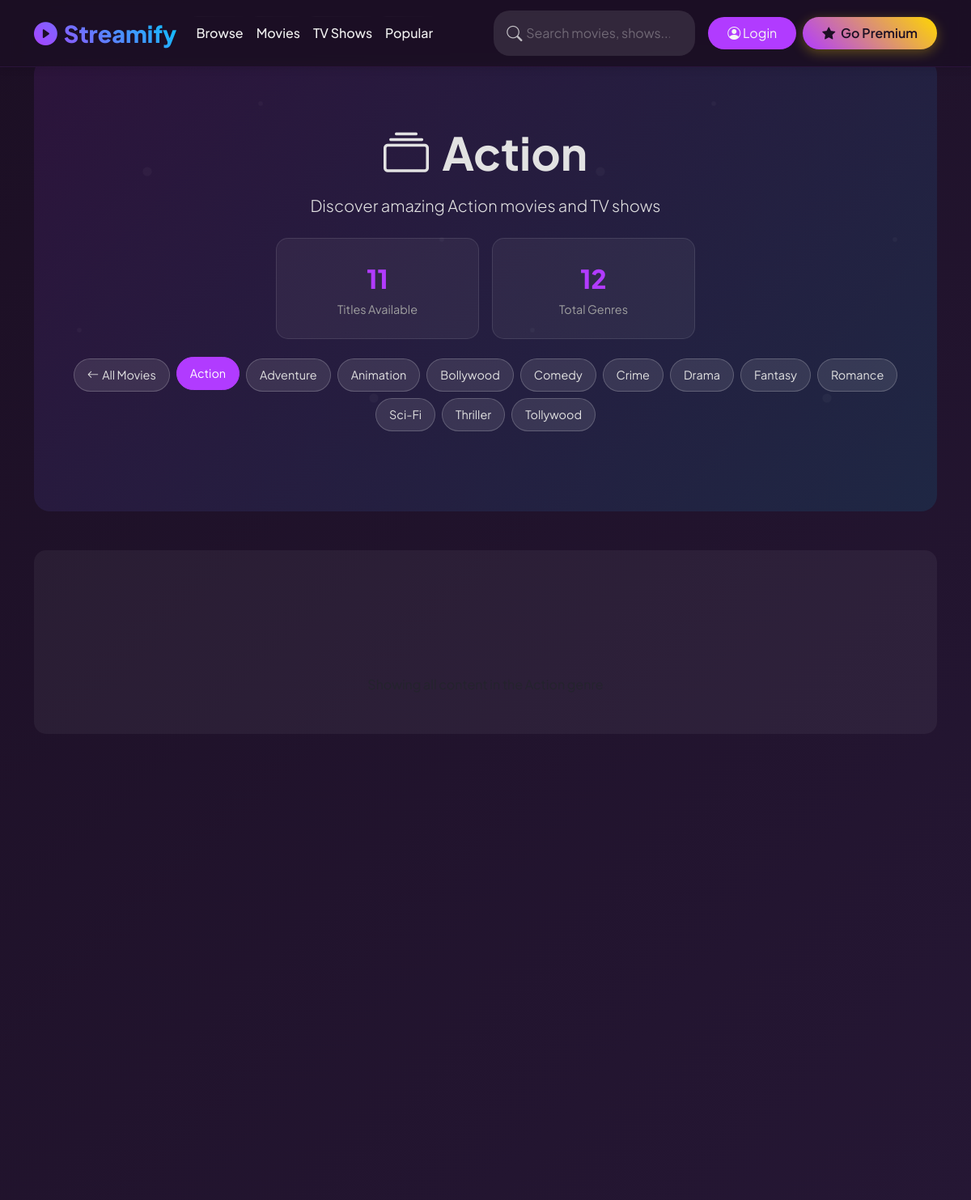
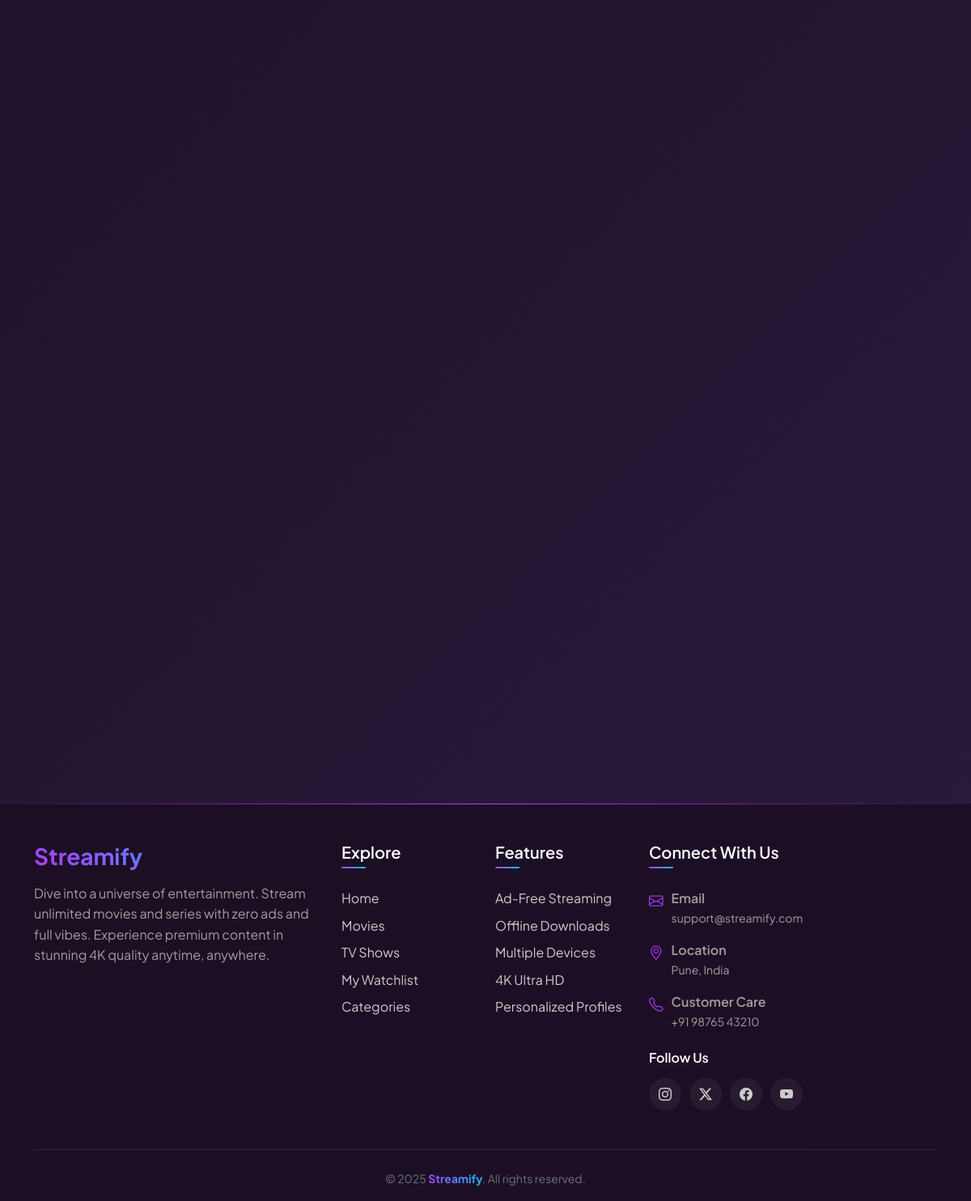
The app's page /category.php with its own data (2 pictures, top to bottom).
### tables this page shows
CREATE TABLE IF NOT EXISTS `categories` (
  `category_id` int(11) NOT NULL AUTO_INCREMENT,
  `name` varchar(50) NOT NULL,
  PRIMARY KEY (`category_id`),
  UNIQUE KEY `name` (`name`)
);

### category.php (the view, shortened to what this page needs)
<?php
require_once "db.php";
$category_id = $_GET['id'] ?? 1;
$category_sql = "SELECT name FROM categories WHERE category_id = ?";
$stmt = $conn->prepare($category_sql);
$stmt->bind_param("i", $category_id);
$stmt->execute();
$category = $stmt->get_result()->fetch_assoc();
$content_sql = "
    SELECT c.content_id, c.title, c.description, CONCAT('admin/', c.thumbnail_url) AS thumbnail_url,
           c.banner_url, c.rating, c.release_year, c.views, c.featured, c.is_premium,
           GROUP_CONCAT(cat.name ORDER BY cat.name SEPARATOR ', ') as categories
    FROM content c
    JOIN content_categories cc ON c.content_id = cc.content_id
    JOIN categories cat ON cc.category_id = cat.category_id
    WHERE cc.category_id = ?
    GROUP BY c.content_id
    ORDER BY c.views DESC";
$stmt = $conn->prepare($content_sql);
$stmt->bind_param("i", $category_id);
$stmt->execute();
$content = $stmt->get_result()->fetch_all(MYSQLI_ASSOC);
$total_content = count($content);
$categories_sql = "SELECT category_id, name FROM categories ORDER BY name";
$categories_result = $conn->query($categories_sql);
$all_categories = $categories_result->fetch_all(MYSQLI_ASSOC);
?>
<!DOCTYPE html>
<html lang="en">
<head>
    <link href="https://cdn.jsdelivr.net/npm/bootstrap@5.3.3/dist/css/bootstrap.min.css" rel="stylesheet">
    <link rel="stylesheet" href="https://cdn.jsdelivr.net/npm/bootstrap-icons@1.11.1/font/bootstrap-icons.css">
    <link rel="stylesheet" href="style.css">
</head>
<body class="pt-5">
    <?php include "header.php"; ?>
    <div class="container mt-4">
        <div class="hero-section">
            <div class="hero-content text-center">
                <h1 class="display-4 fw-bold mb-3">
                    <i class="bi bi-collection me-3"></i><?= htmlspecialchars($category['name']) ?>
                </h1>
                <p class="lead mb-4">Discover amazing <?= htmlspecialchars($category['name']) ?> movies and TV shows</p>
                <div class="row g-3 mb-4 justify-content-center">
                    <div class="col-md-3 col-6">
                        <div class="stats-card">
                            <div class="stats-number"><?= $total_content ?></div>
                            <div class="stats-label">Titles Available</div>
                        </div>
                    </div>
                    <div class="col-md-3 col-6">
                        <div class="stats-card">
                            <div class="stats-number"><?= count($all_categories) ?></div>
                            <div class="stats-label">Total Genres</div>
                        </div>
                    </div>
                </div>
                <div class="genre-filter">
                    <a href="movies.php" class="genre-btn">
                        <i class="bi bi-arrow-left me-1"></i>All Movies
                    </a>
                    <?php foreach ($all_categories as $cat): ?>
                        <a href="category.php?id=<?= $cat['category_id'] ?>"
                           class="genre-btn <?= $category_id == $cat['category_id'] ? 'active' : '' ?>">
                            <?= htmlspecialchars($cat['name']) ?>
                        </a>
                    <?php endforeach; ?>
                </div>
            </div>
        </div>
        <div class="filter-results-header">
            <p class="text-muted">Showing all content in the <?= htmlspecialchars($category['name']) ?> genre</p>
        </div>
        <?php if (empty($content)): ?>
            <div class="no-results">
                <i class="bi bi-film display-1 text-muted mb-3"></i>
                <h3>No Content Found</h3>
                <p class="text-muted">We're adding more <?= htmlspecialchars($category['name']) ?> content soon!</p>
                <a href="movies.php" class="btn btn-streamify mt-3">
                    <i class="bi bi-arrow-left me-1"></i>Back to All Movies
                </a>
            </div>
        <?php else: ?>
            <div class="content-grid">
            </div>
        <?php endif; ?>
    </div>
    <?php include "footer.php"; ?>
</body>
</html>

### style.css (style rules this page uses)
:root { --primary-color: #b13bff; --primary-hover: #9d00ff; --secondary-color: #00ccff; --dark-bg: #1c0f24; --darker-bg: #140a1f; --card-bg: #2a1b3d; --text-light: #f0f0f0; --text-muted: #bbb; --streamify-primary: #b13bff; --streamify-secondary: #00ccff; --streamify-dark: #1c0f24; --streamify-darker: #0a0a0a; --streamify-light: #f8f9fa; --streamify-text: #e2e2e2; --streamify-text-muted: #a0a0a0; --streamify-card-bg: rgba(255, 255, 255, 0.05); --streamify-card-border: rgba(255, 255, 255, 0.1); --primary-gradient: linear-gradient(45deg, var(--primary-color), var(--secondary-color)); --dark-gradient: linear-gradient(135deg, var(--dark-bg) 0%, var(--card-bg) 100%); --hero-gradient: linear-gradient(135deg, rgba(0,0,0,0.85) 0%, rgba(0,0,0,0.75) 100%); --border-radius-sm: 10px; --border-radius: 15px; --border-radius-lg: 20px; --border-radius-xl: 50px; }
* { margin: 0; padding: 0; box-sizing: border-box; }
body { background: var(--dark-gradient); font-family: "Plus Jakarta Sans", sans-serif; color: var(--text-light); padding-top: 70px; min-height: 100vh; line-height: 1.6; }
.hero-section { background: var(--hero-gradient); background-size: cover; background-position: center; background-attachment: fixed; padding: 3rem 0; position: relative; overflow: hidden; min-height: 70vh; display: flex; align-items: center; }
.hero-section::before { content: ''; position: absolute; top: 0; left: 0; width: 100%; height: 100%; background: radial-gradient(circle at 75% 30%, rgba(120, 119, 198, 0.3) 0%, transparent 50%); pointer-events: none; }
.hero-content { position: relative; z-index: 2; }
.genre-filter { display: flex; gap: 0.5rem; flex-wrap: wrap; margin-bottom: 1rem; }
.genre-btn { background: rgba(255, 255, 255, 0.1); border: 1px solid rgba(255, 255, 255, 0.2); color: var(--text-light); padding: 0.5rem 1rem; border-radius: 25px; text-decoration: none; transition: all 0.3s ease; font-size: 0.9rem; }
.genre-btn:hover, .genre-btn.active { background: var(--primary-color); border-color: var(--primary-color); color: white; transform: translateY(-2px); }
.stats-card { background: rgba(255, 255, 255, 0.05); border: 1px solid rgba(255, 255, 255, 0.1); border-radius: var(--border-radius); padding: 1.5rem; text-align: center; transition: all 0.3s ease; }
.stats-number { font-size: 2rem; font-weight: 800; color: var(--primary-color); }
.stats-label { color: var(--text-muted); font-size: 0.9rem; }
html { scroll-behavior: smooth; }

### header.php (style rules this page uses)
:root { --streamify-primary: #b13bff; --streamify-gold: #ffd700; --streamify-premium: linear-gradient(135deg, #b13bff, #ffd700, #00ccff); --streamify-dark: #1c0f24; --streamify-light: #f8f9fa; }

### records on screen
categories: name "Action"
categories: name "Adventure"
categories: name "Animation"
categories: name "Bollywood"
categories: name "Comedy"
categories: name "Crime"
categories: name "Drama"
categories: name "Fantasy"
categories: name "Romance"
categories: name "Sci-Fi"
categories: name "Thriller"
categories: name "Tollywood"

### other values on screen
$total_content "11"
count($all_categories) "12"
